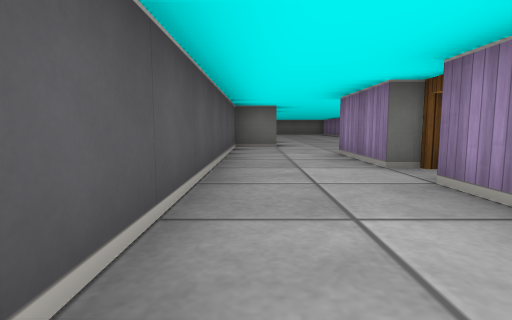
View 1 (above)

16 first-person views from a walk through a cub3D maze. The camera is about half as high as the walls, tilts 6° down and sees 80° across. The floor is counted in squares. Each view is taken from the middle of a square. On the plan, view 1 faces up. The plan holds only what a view shows up to about 9 squares ahead; the rest is blank.

View 2
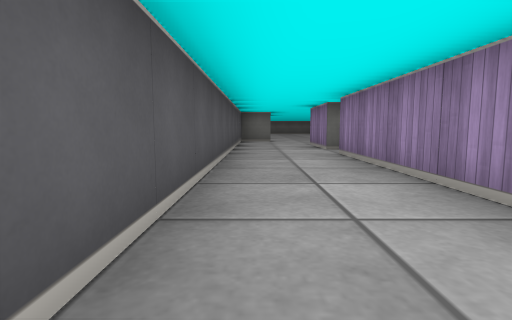

View 3
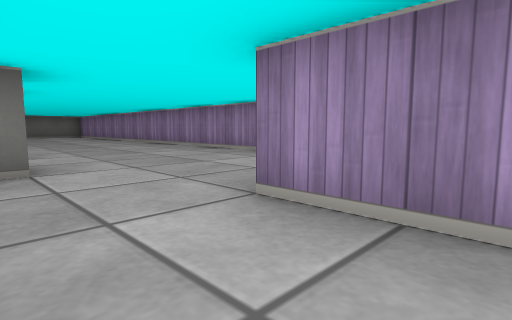

View 4
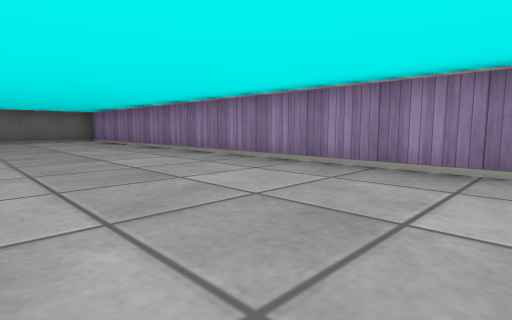

View 5
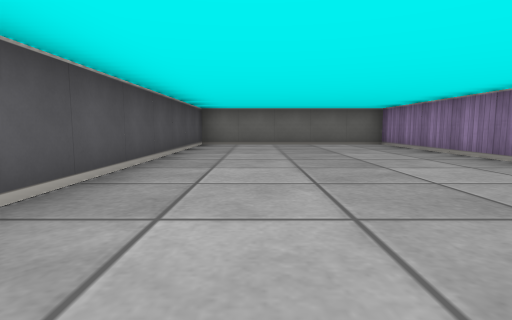

View 6
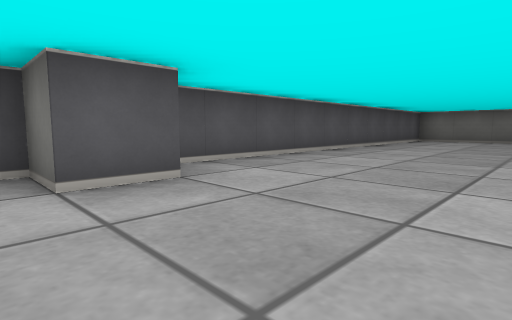

View 7
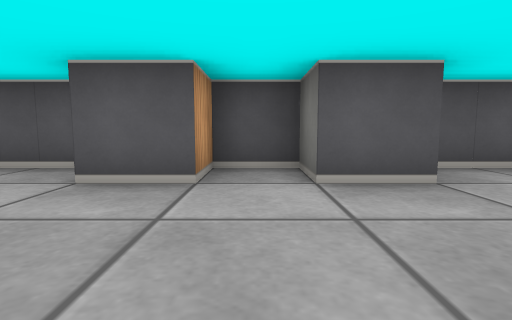

View 8
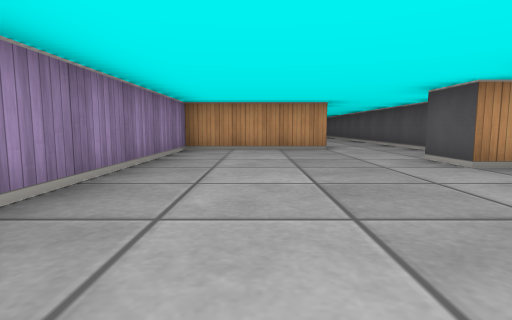

View 9
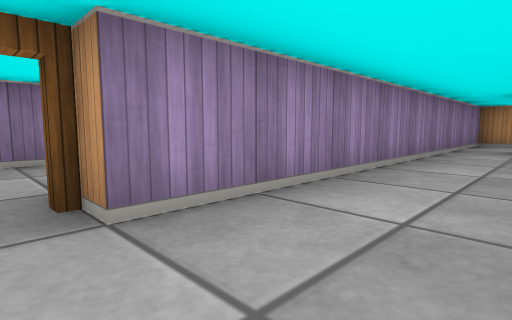

View 10
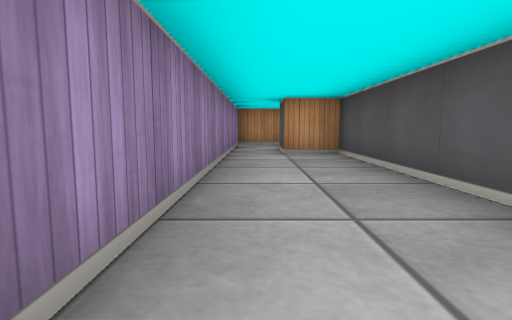

View 11
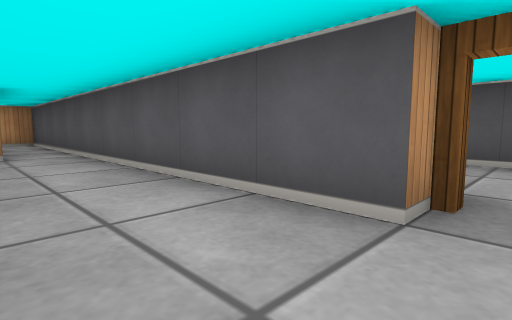

View 12
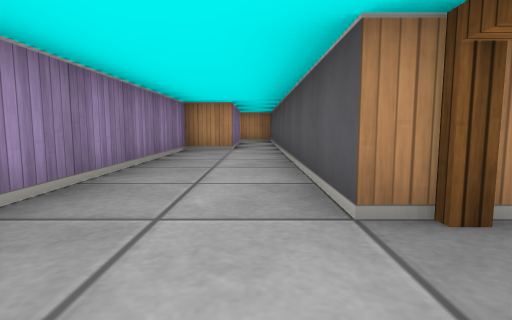

View 13
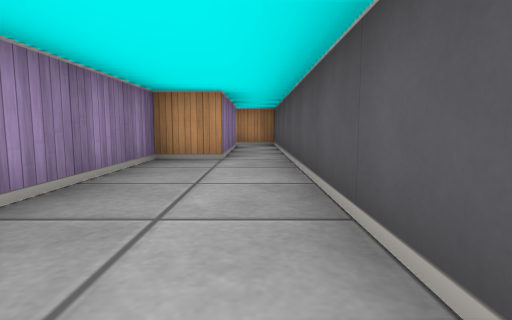

View 14
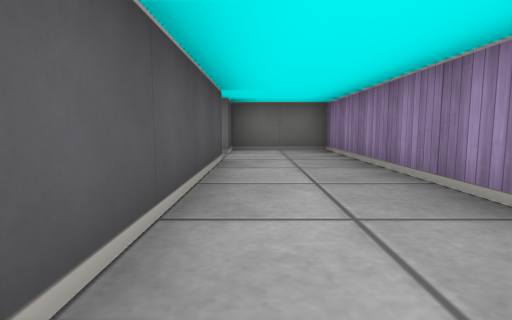

View 15
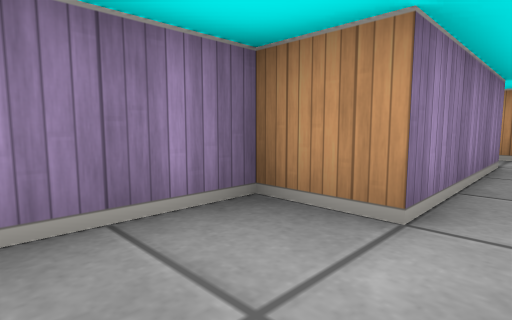

View 16
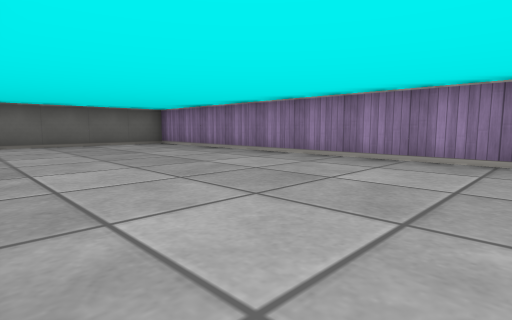

### Floor plan
Ten units are one square. View 1 is at (0, 0); x grows to the right and y downward. Boxes are objects, and circles mark ways between rooms. Rooms are numbered by the first view taken in them; rooms with no view inside come last. Other rooms are left out.
<svg viewBox="-10 -210 60 255">
<path fill="none" stroke="#000" d="M5 -106 5 -95 -5 -95 -5 -85 5 -85 5 -75 -5 -75 -5 35 5 35M15 -35 15 -55 45 -55 45 -205 -5 -205 -5 -110M15 35 15 -25M25 -25 25 25M35 25 45 25 45 -45 25 -45 25 -35"/>
<circle cx="20" cy="-30" r="3" fill="#2a7"/>
<text x="20" y="-110">1</text>
<text x="30" y="-10">2</text>
</svg>
Room 1 opens to room 2.

Where each view was taken, in squares from view 1:
view 1: 0 up, 0 right, facing up
view 2: 3 down, 0 right, facing up
view 3: 4 up, 0 right, facing up-right
view 4: 9 up, 1 right, facing up-right
view 5: 12 up, 1 right, facing up
view 6: 9 up, 3 right, facing up-left
view 7: 9 up, 3 right, facing left
view 8: 12 up, 3 right, facing down
view 9: 3 up, 0 right, facing down-right
view 10: 2 up, 1 right, facing down
view 11: 3 up, 4 right, facing down-left
view 12: 4 up, 3 right, facing down
view 13: 2 up, 3 right, facing down
view 14: 2 down, 3 right, facing up
view 15: 1 down, 3 right, facing down-right
view 16: 12 up, 0 right, facing up-right
